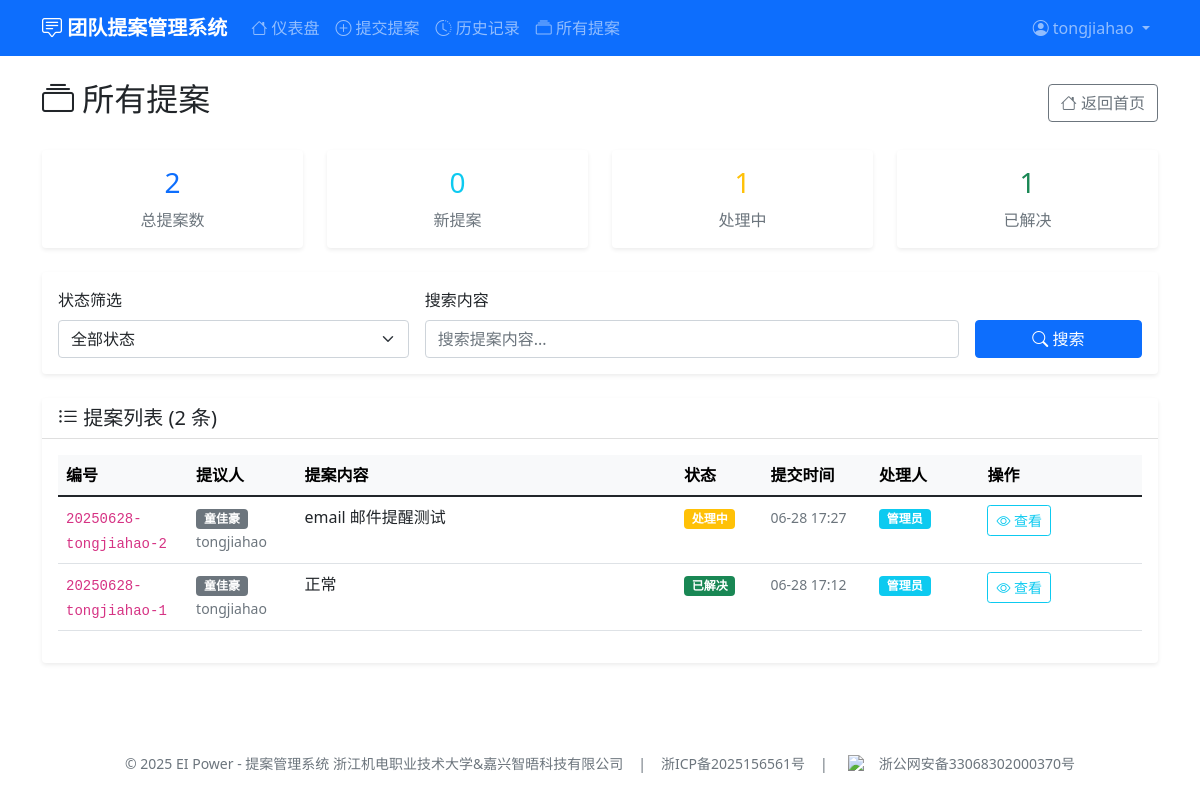
The page /proposals (signed in) on the database its author committed.
### tables this page shows
CREATE TABLE users (
            id INTEGER PRIMARY KEY AUTOINCREMENT,
            username TEXT UNIQUE NOT NULL,
            password TEXT NOT NULL,
            email TEXT NOT NULL,
            name TEXT NOT NULL,
            is_admin BOOLEAN DEFAULT 0,
            created_at TIMESTAMP DEFAULT CURRENT_TIMESTAMP
        );

CREATE TABLE feedback (
            id TEXT PRIMARY KEY,
            user_id INTEGER NOT NULL,
            content TEXT NOT NULL,
            status TEXT DEFAULT '新提案',
            revised_proposal TEXT,
            admin_comment TEXT,
            handler TEXT,
            created_at TIMESTAMP DEFAULT CURRENT_TIMESTAMP,
            updated_at TIMESTAMP,
            FOREIGN KEY (user_id) REFERENCES users (id)
        );

### app.py (the view)
@app.route('/proposals')
@login_required
def all_proposals():
    conn = get_db_connection()
    status_filter = request.args.get('status', 'all')
    search_query = request.args.get('search', '')
    where_conditions = []
    params = []
    if status_filter != 'all':
        where_conditions.append('f.status = ?')
        params.append(status_filter)
    if search_query:
        where_conditions.append('f.content LIKE ?')
        params.append(f'%{search_query}%')
    where_clause = ' AND '.join(where_conditions)
    if where_clause:
        where_clause = 'WHERE ' + where_clause
    proposals_raw = conn.execute(f'''
        SELECT f.*, u.username, u.name,
               handler_user.name as handler_name
        FROM feedback f
        JOIN users u ON f.user_id = u.id
        LEFT JOIN users handler_user ON f.handler = handler_user.name
        {where_clause}
        ORDER BY f.created_at DESC
    ''', params).fetchall()
    proposals = []
    for proposal in proposals_raw:
        proposal_dict = dict(proposal)
        if proposal_dict['created_at']:
            try:
                proposal_dict['created_at'] = datetime.fromisoformat(proposal_dict['created_at'].replace('Z', '+00:00'))
            except:
                proposal_dict['created_at'] = datetime.strptime(proposal_dict['created_at'], '%Y-%m-%d %H:%M:%S')
        if proposal_dict['updated_at']:
            try:
                proposal_dict['updated_at'] = datetime.fromisoformat(proposal_dict['updated_at'].replace('Z', '+00:00'))
            except:
                proposal_dict['updated_at'] = datetime.strptime(proposal_dict['updated_at'], '%Y-%m-%d %H:%M:%S')
        proposals.append(proposal_dict)
    stats = conn.execute('''
        SELECT
            COUNT(*) as total,
            SUM(CASE WHEN status = '新提案' THEN 1 ELSE 0 END) as new_count,
            SUM(CASE WHEN status = '处理中' THEN 1 ELSE 0 END) as processing_count,
            SUM(CASE WHEN status = '已解决' THEN 1 ELSE 0 END) as resolved_count
        FROM feedback
    ''').fetchone()
    conn.close()
    return render_template('proposals.html',
                         proposals=proposals,
                         stats=dict(stats),
                         current_status=status_filter,
                         search_query=search_query)

### app.py (called while the page is built)
@login_manager.user_loader
def load_user(user_id):
    conn = get_db_connection()
    user = conn.execute('SELECT * FROM users WHERE id = ?', (user_id,)).fetchone()
    conn.close()
    if user:
        return User(user['id'], user['username'], user['email'], user['name'], user['is_admin'])
    return None

### database.py (called while the page is built)
def get_db_connection():
    conn = sqlite3.connect('feedback_system.db')
    conn.row_factory = sqlite3.Row
    return conn

### templates/proposals.html (shortened to what this page needs)
{% extends "base.html" %}
{% block content %}
<div class="row">
    <div class="col-12">
        <div class="d-flex justify-content-between align-items-center mb-4">
            <h2><i class="bi bi-collection"></i> 所有提案</h2>
            <div>
                <a href="{{ url_for('dashboard') }}" class="btn btn-outline-secondary">
                    <i class="bi bi-house"></i> 返回首页
                </a>
            </div>
        </div>
    </div>
</div>
<div class="row mb-4">
    <div class="col-md-3">
        <div class="card border-0 shadow-sm">
            <div class="card-body text-center">
                <h3 class="text-primary">{{ stats.total }}</h3>
                <p class="mb-0 text-muted">总提案数</p>
            </div>
        </div>
    </div>
    <div class="col-md-3">
        <div class="card border-0 shadow-sm">
            <div class="card-body text-center">
                <h3 class="text-info">{{ stats.new_count }}</h3>
                <p class="mb-0 text-muted">新提案</p>
            </div>
        </div>
    </div>
    <div class="col-md-3">
        <div class="card border-0 shadow-sm">
            <div class="card-body text-center">
                <h3 class="text-warning">{{ stats.processing_count }}</h3>
                <p class="mb-0 text-muted">处理中</p>
            </div>
        </div>
    </div>
    <div class="col-md-3">
        <div class="card border-0 shadow-sm">
            <div class="card-body text-center">
                <h3 class="text-success">{{ stats.resolved_count }}</h3>
                <p class="mb-0 text-muted">已解决</p>
            </div>
        </div>
    </div>
</div>
<div class="row mb-4">
    <div class="col-12">
        <div class="card border-0 shadow-sm">
            <div class="card-body">
                <form method="GET" class="row g-3">
                    <div class="col-md-4">
                        <label class="form-label">状态筛选</label>
                        <select name="status" class="form-select" onchange="this.form.submit()">
                            <option value="all" {% if current_status == 'all' %}selected{% endif %}>全部状态</option>
                        </select>
                    </div>
                    <div class="col-md-6">
                        <label class="form-label">搜索内容</label>
                        <input type="text" name="search" class="form-control" placeholder="搜索提案内容..." value="{{ search_query }}">
                    </div>
                    <div class="col-md-2">
                        <label class="form-label">&nbsp;</label>
                        <button type="submit" class="btn btn-primary d-block w-100">
                            <i class="bi bi-search"></i> 搜索
                        </button>
                    </div>
                </form>
            </div>
        </div>
    </div>
</div>
<div class="row">
    <div class="col-12">
        <div class="card border-0 shadow-sm">
            <div class="card-header bg-white">
                <h5 class="mb-0"><i class="bi bi-list-ul"></i> 提案列表 ({{ proposals|length }} 条)</h5>
            </div>
            <div class="card-body">
                {% if proposals %}
                    <div class="table-responsive">
                        <table class="table table-hover">
                            <thead class="table-light">
                                <tr>
                                    <th style="width: 12%;">编号</th>
                                    <th style="width: 10%;">提议人</th>
                                    <th style="width: 35%;">提案内容</th>
                                    <th style="width: 8%;">状态</th>
                                    <th style="width: 10%;">提交时间</th>
                                    <th style="width: 10%;">处理人</th>
                                    <th style="width: 15%;">操作</th>
                                </tr>
                            </thead>
                            <tbody>
                                {% for proposal in proposals %}
                                <tr>
                                    <td><code class="small">{{ proposal.id }}</code></td>
                                    <td>
                                        <span class="badge bg-secondary">{{ proposal.name }}</span>
                                        <br><small class="text-muted">{{ proposal.username }}</small>
                                    </td>
                                    <td>
                                        <div class="text-truncate" style="max-width: 300px;" title="{{ proposal.content }}">
                                            {{ proposal.content }}
                                        </div>
                                    </td>
                                    <td>
                                        {% if proposal.status == '新提案' %}
                                            <span class="badge bg-primary">{{ proposal.status }}</span>
                                        {% elif proposal.status == '处理中' %}
                                            <span class="badge bg-warning">{{ proposal.status }}</span>
                                        {% elif proposal.status == '已解决' %}
                                            <span class="badge bg-success">{{ proposal.status }}</span>
                                        {% endif %}
                                    </td>
                                    <td>
                                        <small class="text-muted">
                                            {{ proposal.created_at.strftime('%m-%d %H:%M') if proposal.created_at else '' }}
                                        </small>
                                    </td>
                                    <td>
                                        {% if proposal.handler_name %}
                                            <span class="badge bg-info">{{ proposal.handler_name }}</span>
                                        {% else %}
                                            <span class="text-muted">-</span>
                                        {% endif %}
                                    </td>
                                    <td>
                                        <button class="btn btn-outline-info btn-sm"
                                                data-id="{{ proposal.id }}"
                                                data-username="{{ proposal.name|replace('"', '&quot;')|replace("'", "&#39;") }}"
                                                data-content="{{ proposal.content|replace('"', '&quot;')|replace("'", "&#39;") }}"
                                                data-status="{{ proposal.status }}"
                                                data-revised="{{ (proposal.revised_proposal or '')|replace('"', '&quot;')|replace("'", "&#39;") }}"
                                                data-comment="{{ (proposal.admin_comment or '')|replace('"', '&quot;')|replace("'", "&#39;") }}"
                                                data-handler="{{ proposal.handler_name or '' }}"
                                                data-created="{{ proposal.created_at.strftime('%Y-%m-%d %H:%M:%S') if proposal.created_at else '' }}"
                                                data-updated="{{ proposal.updated_at.strftime('%Y-%m-%d %H:%M:%S') if proposal.updated_at else '' }}"
                                                onclick="viewProposalDetail(this)">
                                            <i class="bi bi-eye"></i> 查看
                                        </button>
                                    </td>
                                </tr>
                                {% endfor %}
                            </tbody>
                        </table>
                    </div>
                {% else %}
                    <div class="text-center py-4">
                        <i class="bi bi-inbox display-1 text-muted"></i>
                        <h5 class="text-muted mt-3">暂无提案</h5>
                        <p class="text-muted">当前筛选条件下没有找到提案</p>
                    </div>
                {% endif %}
            </div>
        </div>
    </div>
</div>
{% endblock %}

### templates/base.html (shortened to what this page needs)
<!DOCTYPE html>
<html lang="zh-CN">
<head>
    <link href="https://cdn.jsdelivr.net/npm/bootstrap@5.1.3/dist/css/bootstrap.min.css" rel="stylesheet">
    <link href="https://cdn.jsdelivr.net/npm/bootstrap-icons@1.7.2/font/bootstrap-icons.css" rel="stylesheet">
</head>
<body>
    {% if current_user.is_authenticated %}
    <nav class="navbar navbar-expand-lg navbar-dark bg-primary">
        <div class="container">
            <a class="navbar-brand" href="{{ url_for('dashboard') }}">
                <i class="bi bi-chat-square-text"></i> 团队提案管理系统
            </a>
            <div class="collapse navbar-collapse" id="navbarNav">
                <ul class="navbar-nav me-auto">
                    <li class="nav-item">
                        <a class="nav-link" href="{{ url_for('dashboard') }}">
                            <i class="bi bi-house"></i> 仪表盘
                        </a>
                    </li>
                    <li class="nav-item">
                        <a class="nav-link" href="{{ url_for('submit_feedback') }}">
                            <i class="bi bi-plus-circle"></i> 提交提案
                        </a>
                    </li>
                    <li class="nav-item">
                        <a class="nav-link" href="{{ url_for('history') }}">
                            <i class="bi bi-clock-history"></i> 历史记录
                        </a>
                    </li>
                    <li class="nav-item">
                        <a class="nav-link" href="{{ url_for('all_proposals') }}">
                            <i class="bi bi-collection"></i> 所有提案
                        </a>
                    </li>
                </ul>
                <ul class="navbar-nav">
                    <li class="nav-item dropdown">
                        <a class="nav-link dropdown-toggle" href="#" id="navbarDropdown" role="button" data-bs-toggle="dropdown">
                            <i class="bi bi-person-circle"></i> {{ current_user.username }}
                        </a>
                    </li>
                </ul>
            </div>
        </div>
    </nav>
    {% endif %}
    <main class="container mt-4">
        {% block content %}{% endblock %}
    </main>
    <footer class="footer mt-auto">
        <div class="footer">
            <div class="footer-content">
                <span>&copy; 2025 EI Power - 提案管理系统 浙江机电职业技术大学&嘉兴智晤科技有限公司</span>
                <span class="divider">|</span>
                <a href="https://beian.miit.gov.cn/" target="_blank">浙ICP备2025156561号</a>
                <span class="divider">|</span>
                <img src="https://tjh666.cn/images/headlogo.png" alt="公安备案图标">
                <a href="https://beian.mps.gov.cn/#/query/webSearch?code=33068302000370" rel="noreferrer" target="_blank">浙公网安备33068302000370号</a>
            </div>
        </div>
    </footer>
</body>
</html>

### templates/base.html (style rules this page uses)
.navbar-brand { font-weight: bold; }
.footer { padding: 20px 0; margin-top: 50px; }
.footer-content { display: flex; justify-content: center; align-items: center; flex-wrap: wrap; gap: 10px; color: #6c757d; font-size: 14px; }
.footer-content a { color: #6c757d; text-decoration: none; }
.footer-content .divider { margin: 0 5px; }
.footer-content img { width: 16px; height: 16px; margin: 0 5px; vertical-align: middle; }

### rows shown on the page
users: username "tongjiahao"
feedback: id "20250628-tongjiahao-2", name "童佳豪", username "tongjiahao", content "email 邮件提醒测试", status "处理中", created_at "06-28 17:27", handler_name "管理员"
feedback: id "20250628-tongjiahao-1", name "童佳豪", username "tongjiahao", content "正常", status "已解决", created_at "06-28 17:12", handler_name "管理员"

### other values the page prints
{{ stats.total }} "2"
{{ stats.new_count }} "0"
{{ stats.processing_count }} "1"
{{ stats.resolved_count }} "1"
{{ proposals|length }} "2"
